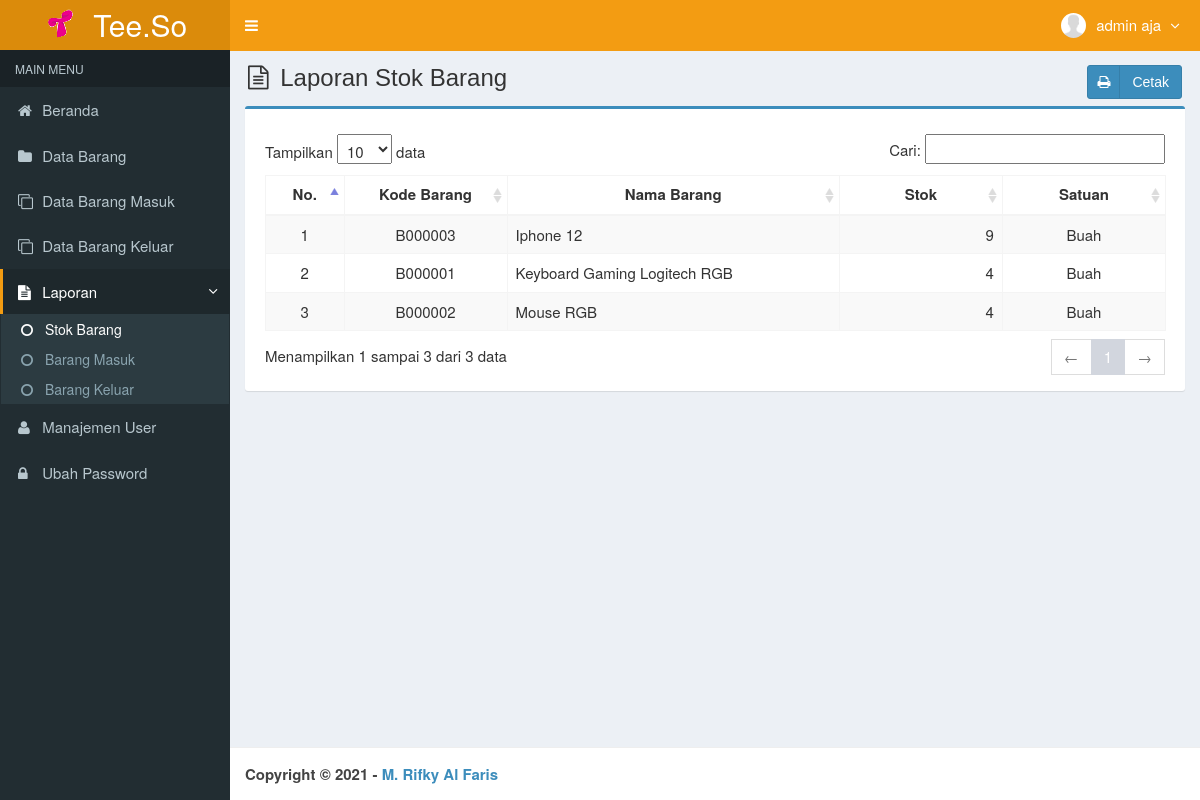
/main.php?module=lap_stok (signed in), run on the app's committed database.
### tables this page shows
CREATE TABLE `users` (
  `id_user` int(3) NOT NULL,
  `username` varchar(50) NOT NULL,
  `nama_user` varchar(50) NOT NULL,
  `password` varchar(50) NOT NULL,
  `email` varchar(50) DEFAULT NULL,
  `telepon` varchar(15) DEFAULT NULL,
  `foto` varchar(100) DEFAULT NULL,
  `hak_akses` enum('Super Admin','Manajer','Gudang') NOT NULL,
  `status` enum('aktif','blokir') NOT NULL DEFAULT 'aktif',
  `created_at` timestamp NOT NULL DEFAULT current_timestamp(),
  `updated_at` timestamp NOT NULL DEFAULT current_timestamp() ON UPDATE current_timestamp()
);

CREATE TABLE `tb_barang` (
  `kode_barang` varchar(10) NOT NULL,
  `nama_barang` varchar(50) NOT NULL,
  `harga_beli` int(11) NOT NULL,
  `harga_jual` int(11) NOT NULL,
  `satuan` varchar(25) NOT NULL,
  `stok` int(11) NOT NULL,
  `created_user` int(3) NOT NULL,
  `created_date` timestamp NOT NULL DEFAULT current_timestamp(),
  `updated_user` int(3) NOT NULL,
  `updated_date` timestamp NOT NULL DEFAULT current_timestamp() ON UPDATE current_timestamp()
);

### modules/lap-stok/view.php (the view)
<section class="content-header">
  <h1>
    <i class="fa fa-file-text-o icon-title"></i> Laporan Stok Barang
    <a class="btn btn-primary btn-social pull-right" href="modules/lap-stok/cetak.php" target="_blank">
      <i class="fa fa-print"></i> Cetak
    </a>
  </h1>
</section>
<section class="content">
  <div class="row">
    <div class="col-md-12">
      <div class="box box-primary">
        <div class="box-body">
          <table id="dataTables1" class="table table-bordered table-striped table-hover">
            <thead>
              <tr>
                <th class="center">No.</th>
                <th class="center">Kode Barang</th>
                <th class="center">Nama Barang</th>
                <th class="center">Stok</th>
                <th class="center">Satuan</th>
              </tr>
            </thead>
            <tbody>
            <?php
            $no = 1;
            $query = mysqli_query($mysqli, "SELECT kode_barang,nama_barang,harga_beli,harga_jual,satuan,stok FROM tb_barang ORDER BY nama_barang ASC")
                                            or die('Ada kesalahan pada query tampil Data Barang: '.mysqli_error($mysqli));
            while ($data = mysqli_fetch_assoc($query)) {
              echo "<tr>
                      <td width='30' class='center'>$no</td>
                      <td width='80' class='center'>$data[kode_barang]</td>
                      <td width='180'>$data[nama_barang]</td>
                      <td width='80' align='right'>$data[stok]</td>
                      <td width='80' class='center'>$data[satuan]</td>
                    </tr>";
              $no++;
            }
            ?>
            </tbody>
          </table>
        </div>
      </div>
    </div>
  </div>
</section><!-- /.content

### top-menu.php (shortened to what this page needs)
<?php
require_once "config/database.php";
$query = mysqli_query($mysqli, "SELECT id_user, nama_user, foto, hak_akses FROM users WHERE id_user='$_SESSION[id_user]'")
                                or die('Ada kesalahan pada query tampil Manajemen User: '.mysqli_error($mysqli));
$data = mysqli_fetch_assoc($query);
?>
<li class="dropdown user user-menu">
  <a href="#" class="dropdown-toggle" data-toggle="dropdown">
  <?php
  if ($data['foto']=="") { ?>
    <img src="images/user/user-default.png" class="user-image" alt="User Image"/>
  <?php
  }
  else { ?>
    <img src="images/user/<?php echo $data['foto']; ?>" class="user-image" alt="User Image"/>
  <?php
  }
  ?>
    <span class="hidden-xs"><?php echo $data['nama_user']; ?> <i style="margin-left:5px" class="fa fa-angle-down"></i></span>
  </a>
</li>

### assets/css/style.css (style rules this page uses)
.btn-social *:first-child { border-right: 1px solid rgba(0, 0, 0, 0.1); bottom: 0; font-size: 1em !important; left: 0; line-height: 32px !important; position: absolute; text-align: center; top: 0; width: 32px !important; }
.content-header { padding: 15px 18px 0; position: relative; }
.center { text-align:center; }
.icon-title { margin-right: 5px; }
body { background-color: #fff; color: #333; font-size: 15px; line-height: 1.42857; }

### data on the page
users: nama_user "admin aja"
tb_barang: kode_barang "B000003", nama_barang "Iphone 12", stok "9", satuan "Buah"
tb_barang: kode_barang "B000001", nama_barang "Keyboard Gaming Logitech RGB", stok "4", satuan "Buah"
tb_barang: kode_barang "B000002", nama_barang "Mouse RGB", stok "4", satuan "Buah"
